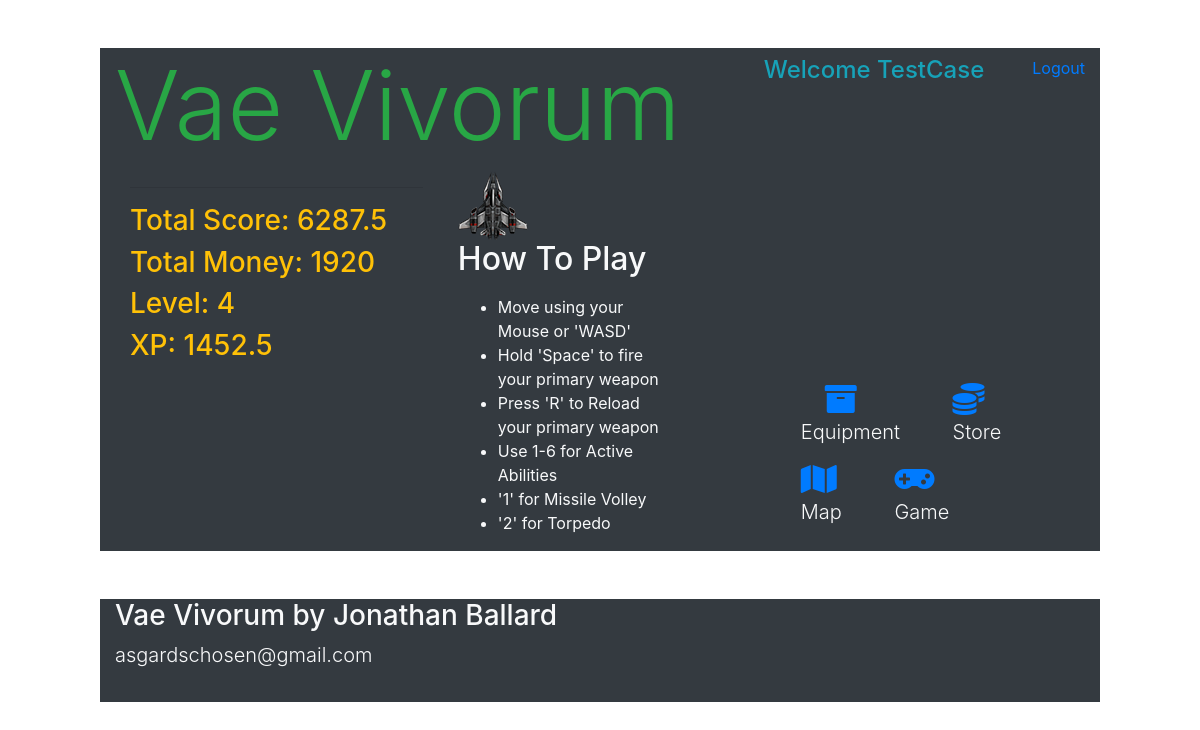
The app's page /dashboard (signed in), older data.
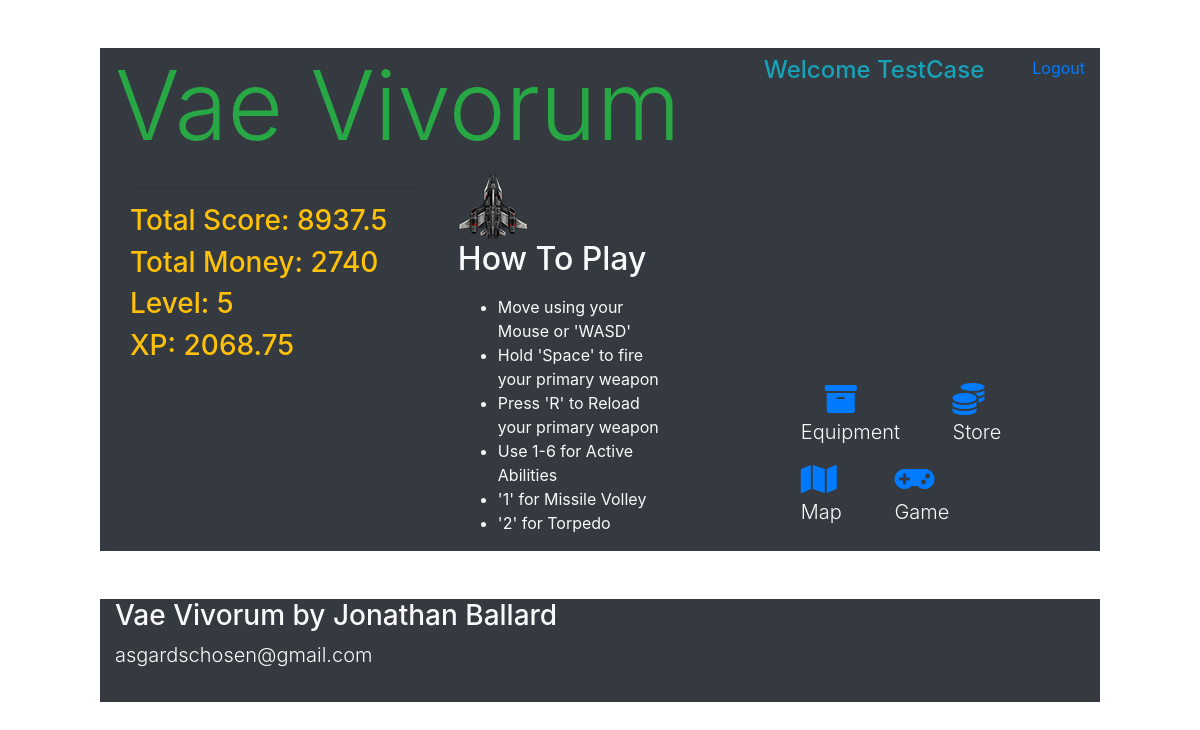
The same page, newer data.
### models.py (models this page shows)
class Users(db.Model):
    __tablename__ = "Users"
    id = db.Column(db.Integer, primary_key=True)
    username = db.Column(db.String(255))
    email = db.Column(db.String(255))
    password = db.Column(db.String(255))
    created_at = db.Column(db.DateTime)
    updated_at = db.Column(db.DateTime)
    current_kills = db.Column(db.Integer, default=0)
    current_score = db.Column(db.Integer, default=0)
    current_money = db.Column(db.Integer, default=0)
    current_xp = db.Column(db.Integer, default=0)
    current_level = db.Column(db.Integer, default=0)
    active_ship = db.Column(db.Integer, default=0)
    abilityPointsEarned = db.Column(db.Integer, default=0)
    abilityPointsSpent = db.Column(db.Integer, default = 0)
    passive1 = db.Column(db.Integer, default=0)
    passive2 = db.Column(db.Integer, default=0)
    passive3 = db.Column(db.Integer, default=0)
    passive4 = db.Column(db.Integer, default=0)
    passive5 = db.Column(db.Integer, default=0)
    passive6 = db.Column(db.Integer, default=0)
    passive7 = db.Column(db.Integer, default=0)
    passive8 = db.Column(db.Integer, default=0)
    passive9 = db.Column(db.Integer, default=0)
    passive10 = db.Column(db.Integer, default=0)
    passive11 = db.Column(db.Integer, default=0)
    passive12 = db.Column(db.Integer, default=0)
    passive13 = db.Column(db.Integer, default=0)
    passive14 = db.Column(db.Integer, default=0)
    passive15 = db.Column(db.Integer, default=0)
    passive16 = db.Column(db.Integer, default=0)
    passive17 = db.Column(db.Integer, default=0)
    passive18 = db.Column(db.Integer, default=0)
    passive19 = db.Column(db.Integer, default=0)
    passive20 = db.Column(db.Integer, default=0)
    character_active_ability_id = db.Column(db.Integer, db.ForeignKey("Active_Abilities.id", ondelete="cascade"))
    passive_abilities_this_user_has = db.relationship('User_Character', backref="characters_that_have_this_passive")

### app.py (the view)
@app.route('/dashboard')
def dashboard():
    if 'id' in session:
        loggedInUser = Users.query.get(session['id'])
    else:
        return redirect('/')
    print('CURRENT SESSION USER: ', session['id'])
    return render_template("dashboard.html", thisUser = loggedInUser)

### templates/dashboard.html (shortened to what this page needs)
<!DOCTYPE html>
<html lang="en">
<head>
    <link rel="stylesheet" href="https://stackpath.bootstrapcdn.com/bootstrap/4.4.1/css/bootstrap.min.css">
    <link rel="stylesheet" href="https://cdnjs.cloudflare.com/ajax/libs/font-awesome/5.11.2/css/all.css" />
    <link rel="stylesheet" type="text/css" href="{{ url_for('static', filename='css/style.css') }}">
</head>
<body>
    <div class="container bg-dark mt-5 text-warning col-xl-10">
        <div id="topbar"  class="d-flex flex-row">
            <h1 class="display-1 d-inline-flex text-success">Vae Vivorum</h1>
            <h4 class="ml-auto d-inline-flex mt-2 text-info" >Welcome {{ thisUser.username }}</h4>
            <a class="ml-5 d-inline-flex mt-2" href="/logout">Logout</a>
        </div>
        <div class="container col-xl-4 bg-dark align-top d-inline-block">
            <hr>
            <h3>Total Score: {{ thisUser.current_score }}</h3>
            <h3>Total Money: {{ thisUser.current_money }}</h3>
            <h3>Level: {{ thisUser.current_level }}</h3>
            <h3>XP: {{ thisUser.current_xp }}</h3>
        </div>
        <div class="container bg-dark text-light d-inline-block col-xl-3 align-top">
            <img class="d-inline-block align-top" id="playershipDashboard" src="../static/img/ships/player.png" alt="spaceship">
            <h2>How To Play</h2>
            <ul class="d-inline-block mt-2">
                <li>Move using your Mouse or 'WASD'</li>
                <li>Hold 'Space' to fire your primary weapon</li>
                <li>Press 'R' to Reload your primary weapon</li>
                <li>Use 1-6 for Active Abilities</li>
                <li>'1' for Missile Volley</li>
                <li>'2' for Torpedo</li>
            </ul>
        </div>
        <div class="container bg-dark text-light d-inline-block col-xl-4 align-bottom mb-2 ml-5">
            <div class="ml-5 d-inline-block">
                <a href="/equipment"><i class="ml-4 fas fa-2x fa-archive"></i></a>
                <p class="lead">Equipment</p>
            </div>
            <div class="ml-5 d-inline-block">
                <a href="/store"><i class="fas fa-2x fa-coins"></i></a>
                <p class="lead">Store</p>
            </div>
            <div class="ml-5 d-inline-block">
                <a href="/map"><i class="fas fa-2x fa-map"></i></a>
                <p class="lead">Map</p>
            </div>
            <div class="ml-5 d-inline-block">
                <a href="/game"><i class="fas fa-2x fa-gamepad"></i></a>
                <p class="lead">Game</p>
            </div>
        </div>
    </div>
    <div id="bottombar" class="container bg-dark col-xl-10 mt-5 pb-3 text-light">
        <h3>Vae Vivorum by Jonathan Ballard</h3>
        <p class="lead">asgardschosen@gmail.com</p>
    </div>
</body>
</html>

### static/css/style.css (style rules this page uses)
#playershipDashboard { width: 70px; height: 69px; }

Row changes from the older to the newer data that the page shows:
changed Users "TestCase": current_score "6287.5" → "8937.5"; current_money "1920" → "2740"; current_level "4" → "5"; current_xp "1452.5" → "2068.75"
